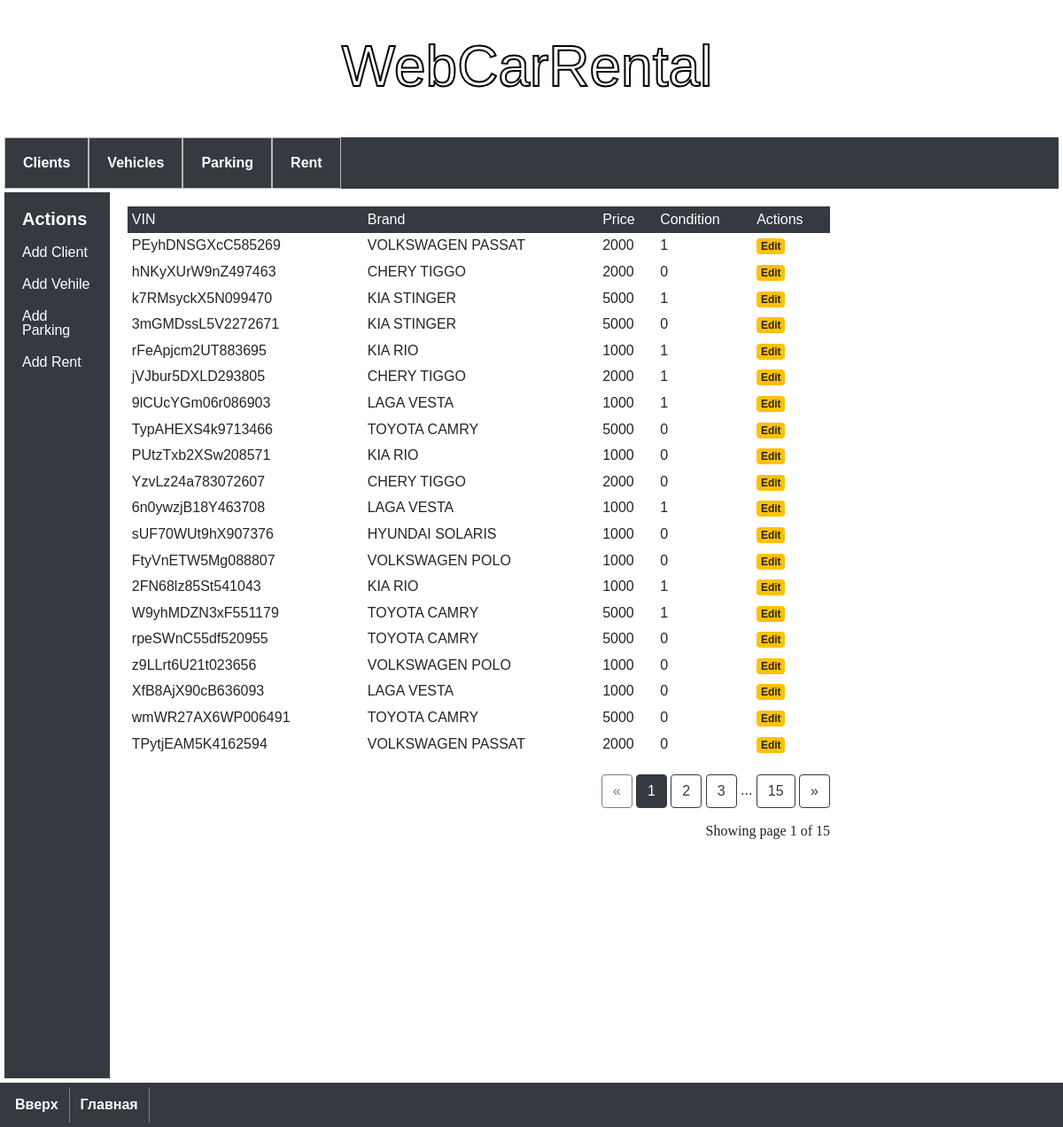
Page /vehicles on the committed database.
### model.py (models this page shows)
class Vehicle(db.Model):
    __tablename__ = 'vehicle'
    vin_number = db.Column('vin_number', db.INTEGER, primary_key=True)
    brand = db.Column('brand', db.TEXT)
    price = db.Column('price', db.INTEGER)
    condition = db.Column('condition', db.INTEGER)

### app.py (the view)
@app.route('/vehicles')
def vehicles():
    page = request.args.get('page', 1, type=int)
    vehicles = Vehicle.query.paginate(page=page, per_page=20)
    return render_template(
        './vehicle/vehicles.html',
        vehicles=vehicles)

### templates/vehicle/vehicles.html
{% extends 'base.html' %}
{% block content %}
<div class="table-responsive">
    <table class="table table-sm table-borderless mb-0">
        <thead class="thead-dark">
            <tr>
                <th>VIN</th>
                <th>Brand</th>
                <th>Price</th>
                <th>Condition</th>
                <th>Actions</th>
            </tr>
        </thead>
        <tbody>
            {% for vehicle in vehicles %}
            <tr>
                <th scope="row">{{ vehicle.vin_number }}</th>
                <td>{{ vehicle.brand }}</td>
                <td>{{ vehicle.price }}</td>
                <td>{{ vehicle.condition }}</td>
                <td><a class="badge badge-warning" href="{{ url_for('edit_vehicle', vin_number=vehicle.vin_number) }}">Edit</a></td>
            </tr>
            {% endfor %}
        </tbody>
    </table>
</div>
<br>
<div class="text-right">
    <a href="{{ url_for('vehicles', page=vehicles.prev_num) }}"
       class="btn btn-outline-dark
       {% if vehicles.page == 1 %}disabled{% endif %}">
        &laquo;
    </a>
    {% for page_num in vehicles.iter_pages(left_edge=1, right_edge=1, left_current=1, right_current=2) %}{% if page_num %}
            {% if vehicles.page == page_num %}
            <a href="{{ url_for('vehicles', page=page_num) }}"
               class="btn btn-dark">
                {{ page_num }}
            </a>
            {% else %}
            <a href="{{ url_for('vehicles', page=page_num) }}"
               class="btn btn-outline-dark">
                {{ page_num }}
            </a>
            {% endif %}
        {% else %}
            ...
        {% endif %}
    {% endfor %}    <a href="{{ url_for('vehicles', page=vehicles.next_num) }}"
       class="btn btn-outline-dark
       {% if vehicles.page == vehicles.pages %}disabled{% endif %}">
        &raquo;
    </a>
</div>
<p class="text-right mt-3">
   Showing page {{ vehicles.page }} of {{ vehicles.pages }}
</p>
{% endblock %}

### static/css/styles.css (style rules this page uses)
p { font-family: Georgia, 'Times New Roman', Times, serif; margin-left: 10px; text-indent: 20px; }
body { font-family: 'Montserrat', sans-serif; }

### rows in the picture
Vehicle: vin_number "PEyhDNSGXcC585269", brand "VOLKSWAGEN PASSAT", price "2000", condition "1"
Vehicle: vin_number "hNKyXUrW9nZ497463", brand "CHERY TIGGO", price "2000", condition "0"
Vehicle: vin_number "k7RMsyckX5N099470", brand "KIA STINGER", price "5000", condition "1"
Vehicle: vin_number "3mGMDssL5V2272671", brand "KIA STINGER", price "5000", condition "0"
Vehicle: vin_number "rFeApjcm2UT883695", brand "KIA RIO", price "1000", condition "1"
Vehicle: vin_number "jVJbur5DXLD293805", brand "CHERY TIGGO", price "2000", condition "1"
Vehicle: vin_number "9lCUcYGm06r086903", brand "LAGA VESTA", price "1000", condition "1"
Vehicle: vin_number "TypAHEXS4k9713466", brand "TOYOTA CAMRY", price "5000", condition "0"
Vehicle: vin_number "PUtzTxb2XSw208571", brand "KIA RIO", price "1000", condition "0"
Vehicle: vin_number "YzvLz24a783072607", brand "CHERY TIGGO", price "2000", condition "0"
Vehicle: vin_number "6n0ywzjB18Y463708", brand "LAGA VESTA", price "1000", condition "1"
Vehicle: vin_number "sUF70WUt9hX907376", brand "HYUNDAI SOLARIS", price "1000", condition "0"
Vehicle: vin_number "FtyVnETW5Mg088807", brand "VOLKSWAGEN POLO", price "1000", condition "0"
Vehicle: vin_number "2FN68lz85St541043", brand "KIA RIO", price "1000", condition "1"
Vehicle: vin_number "W9yhMDZN3xF551179", brand "TOYOTA CAMRY", price "5000", condition "1"
Vehicle: vin_number "rpeSWnC55df520955", brand "TOYOTA CAMRY", price "5000", condition "0"
Vehicle: vin_number "z9LLrt6U21t023656", brand "VOLKSWAGEN POLO", price "1000", condition "0"
Vehicle: vin_number "XfB8AjX90cB636093", brand "LAGA VESTA", price "1000", condition "0"
Vehicle: vin_number "wmWR27AX6WP006491", brand "TOYOTA CAMRY", price "5000", condition "0"
Vehicle: vin_number "TPytjEAM5K4162594", brand "VOLKSWAGEN PASSAT", price "2000", condition "0"

### other values in the picture
{{ page_num }} "1"
{{ page_num }} "2" "3" "15"
{{ vehicles.page }} "1"
{{ vehicles.pages }} "15"
